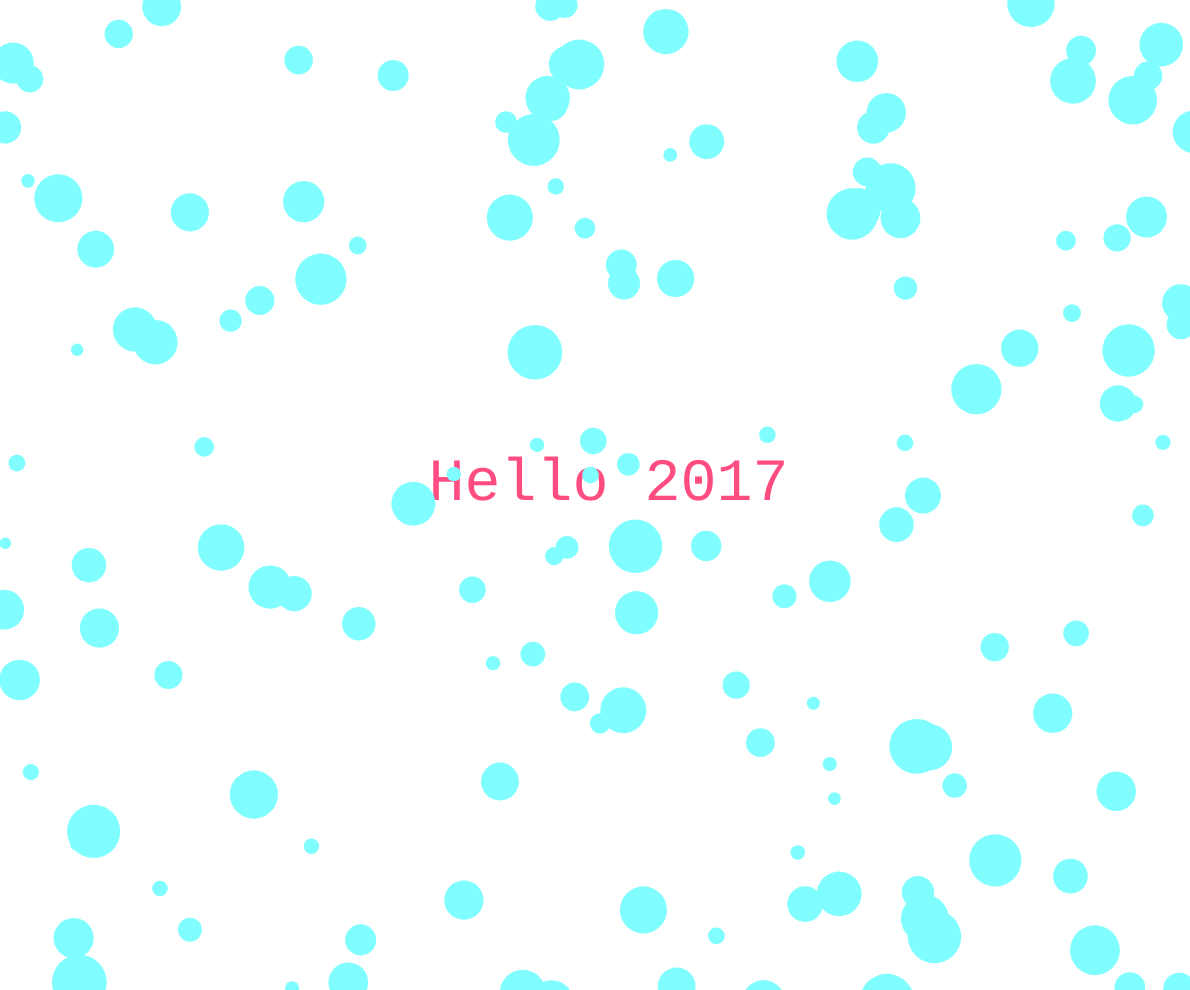
Frame 1 (no input)
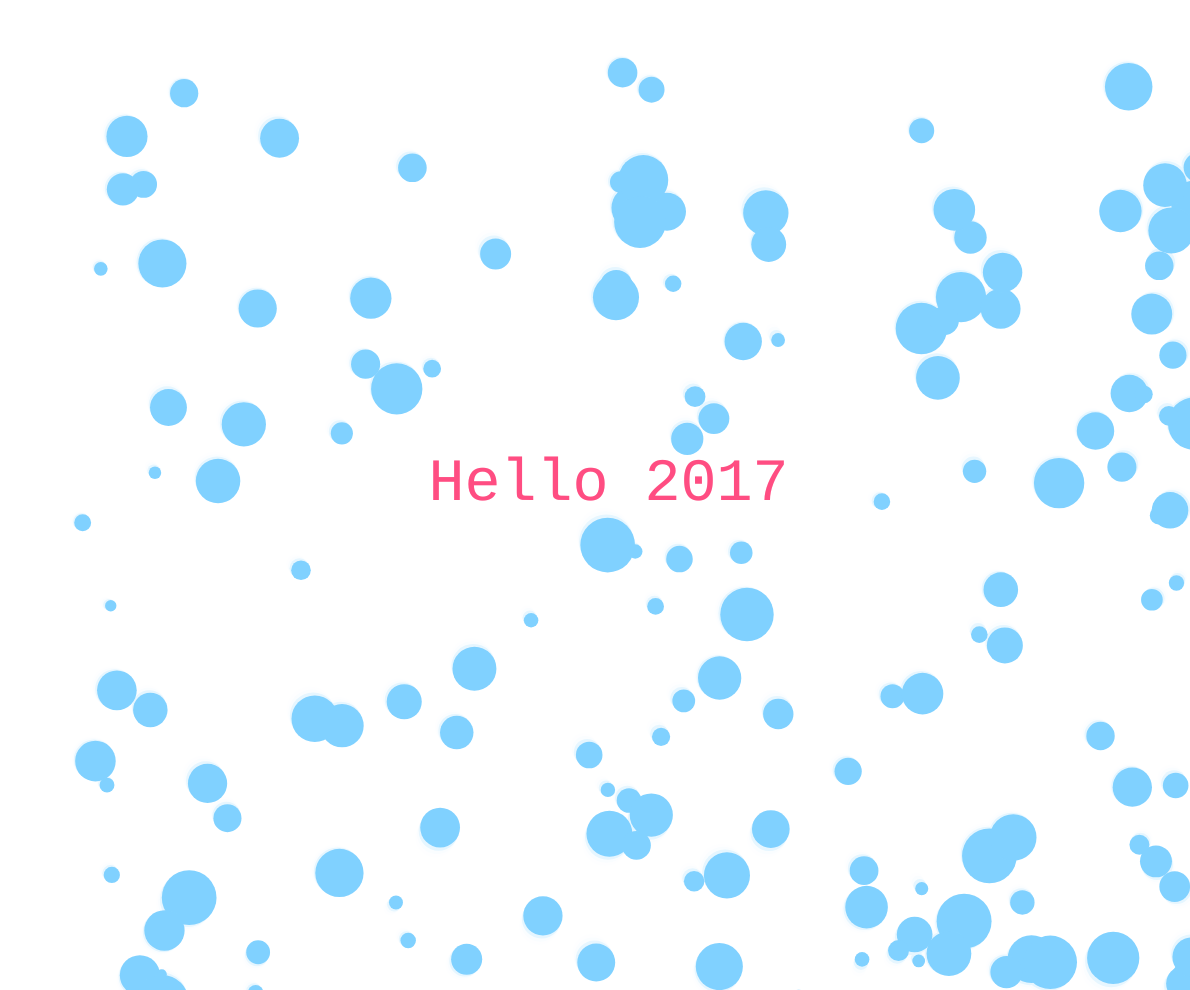
Frame 60 (no input)
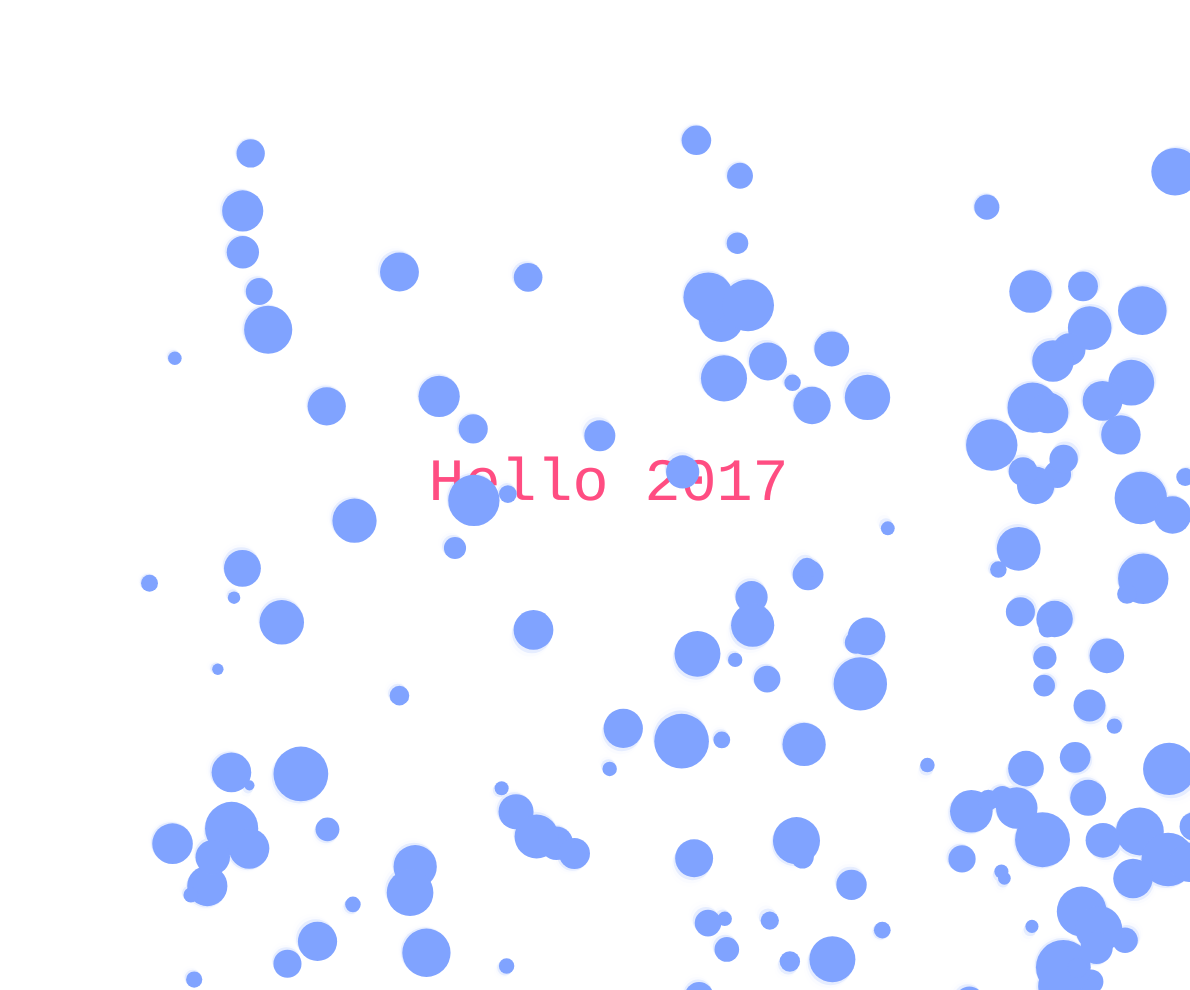
Frame 120 (the mouse pressed at the canvas centre since frame 60)

The p5.js sketch that drew these frames (run headless with seeded random() and noise() and a simulated clock; from frame 60 on, the mouse is pressed at the canvas centre):

// p5.js sketch
// ── sketch.js
var x, y, vx, vy, width;
var dots = [];
var xspeed = 1;
var yspeed = 3.3;

x = 50;
y = 50;
c = 50;

var direction = true;

function setup() {
    var myCanvas = createCanvas(windowWidth-10,windowHeight-10);
    for (var i=0; i<150; i++) {
        dots.push(new Dots());
    }
}

function draw() {
    colorMode(HSB, 100);
    background(255, 80);

    textSize(60);
    textFont("Courier New");
    fill(95,70,100);
    text("Hello 2017", windowWidth/2.8, windowHeight/2);

    if (direction) {
        c += .1;
        if (c > 100) {
            direction = !direction;
        }
    } else {
        c -= .1;
        if (c === 50) {
            direction = !direction;
        }
    }

    d = color(c, 50, 100);
    fill(d);
    noStroke();

    for (var i=0; i<dots.length; i++) {
        dots[i].move();
        dots[i].check();
        dots[i].display();
  }
}

function Dots() {
    this.x = random(windowWidth);
    this.y = random(windowHeight);
    this.width = random(10,55);

    // this.xspeed = (random(1,2) + this.width)/10;
    // this.yspeed = (random(1,3.3) + this.width)/10;

    this.xspeed = random(1,2);
    this.yspeed = random(1,3.3);

    this.move = function() {
        this.x = this.x + this.xspeed;
        this.y = this.y + this.yspeed;
    }

    this.check = function() {
        if ((this.x >= windowWidth) || (this.x <= -5)) {
            this.xspeed = this.xspeed * -1;
        }

        if ((this.y >= windowHeight) || (this.y <= -5)) {
            this.yspeed = this.yspeed * -1;
        }
    }

    this.display = function() {
        ellipse(this.x, this.y, this.width, this.width);
    }
}
